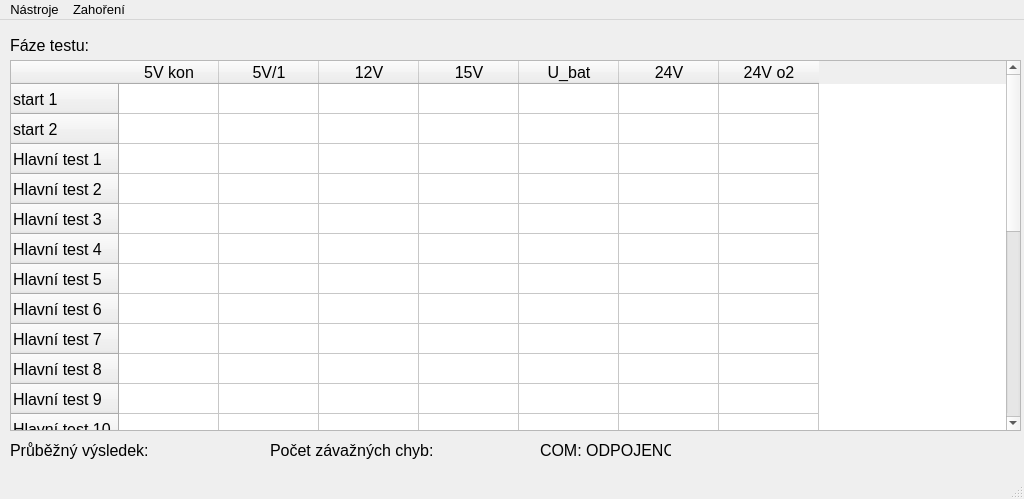
<?xml version="1.0" encoding="UTF-8"?>
<ui version="4.0">
 <class>MainWindow</class>
 <widget class="QMainWindow" name="MainWindow">
  <property name="geometry">
   <rect>
    <x>0</x>
    <y>0</y>
    <width>1024</width>
    <height>499</height>
   </rect>
  </property>
  <property name="sizePolicy">
   <sizepolicy hsizetype="Fixed" vsizetype="Fixed">
    <horstretch>0</horstretch>
    <verstretch>0</verstretch>
   </sizepolicy>
  </property>
  <property name="font">
   <font>
    <pointsize>12</pointsize>
   </font>
  </property>
  <property name="windowTitle">
   <string>MainWindow</string>
  </property>
  <property name="animated">
   <bool>true</bool>
  </property>
  <widget class="QWidget" name="centralwidget">
   <widget class="QTableWidget" name="resultTable">
    <property name="geometry">
     <rect>
      <x>10</x>
      <y>40</y>
      <width>1011</width>
      <height>371</height>
     </rect>
    </property>
    <property name="cursor" stdset="0">
     <cursorShape>ArrowCursor</cursorShape>
    </property>
    <property name="showGrid">
     <bool>true</bool>
    </property>
    <property name="cornerButtonEnabled">
     <bool>true</bool>
    </property>
    <row>
     <property name="text">
      <string>start 1</string>
     </property>
    </row>
    <row>
     <property name="text">
      <string>start 2</string>
     </property>
    </row>
    <row>
     <property name="text">
      <string>Hlavní test 1</string>
     </property>
    </row>
    <row>
     <property name="text">
      <string>Hlavní test 2</string>
     </property>
    </row>
    <row>
     <property name="text">
      <string>Hlavní test 3</string>
     </property>
    </row>
    <row>
     <property name="text">
      <string>Hlavní test 4</string>
     </property>
    </row>
    <row>
     <property name="text">
      <string>Hlavní test 5</string>
     </property>
    </row>
    <row>
     <property name="text">
      <string>Hlavní test 6</string>
     </property>
    </row>
    <row>
     <property name="text">
      <string>Hlavní test 7</string>
     </property>
    </row>
    <row>
     <property name="text">
      <string>Hlavní test 8</string>
     </property>
    </row>
    <row>
     <property name="text">
      <string>Hlavní test 9</string>
     </property>
    </row>
    <row>
     <property name="text">
      <string>Hlavní test 10</string>
     </property>
    </row>
    <row>
     <property name="text">
      <string>Hlavní test 11</string>
     </property>
    </row>
    <row>
     <property name="text">
      <string>Hlavní test 12</string>
     </property>
    </row>
    <row>
     <property name="text">
      <string>Hlavní test 13</string>
     </property>
    </row>
    <row>
     <property name="text">
      <string>Hlavní test 14</string>
     </property>
    </row>
    <row>
     <property name="text">
      <string>Hlavní test 15</string>
     </property>
    </row>
    <row>
     <property name="text">
      <string>Hlavní test 16</string>
     </property>
    </row>
    <row>
     <property name="text">
      <string>Hlavní test 17</string>
     </property>
    </row>
    <row>
     <property name="text">
      <string>Hlavní test 18</string>
     </property>
    </row>
    <row>
     <property name="text">
      <string>baterie</string>
     </property>
    </row>
    <row>
     <property name="text">
      <string>Test baterie 1</string>
     </property>
    </row>
    <row>
     <property name="text">
      <string>Test baterie 2</string>
     </property>
    </row>
    <row>
     <property name="text">
      <string>Test baterie 3</string>
     </property>
    </row>
    <column>
     <property name="text">
      <string>5V kon</string>
     </property>
    </column>
    <column>
     <property name="text">
      <string>5V/1</string>
     </property>
    </column>
    <column>
     <property name="text">
      <string>12V</string>
     </property>
    </column>
    <column>
     <property name="text">
      <string>15V</string>
     </property>
    </column>
    <column>
     <property name="text">
      <string>U_bat</string>
     </property>
    </column>
    <column>
     <property name="text">
      <string>24V</string>
     </property>
    </column>
    <column>
     <property name="text">
      <string>24V o2</string>
     </property>
    </column>
    <item row="0" column="0">
     <property name="flags">
      <set>ItemIsSelectable|ItemIsDragEnabled|ItemIsDropEnabled|ItemIsUserCheckable|ItemIsEnabled</set>
     </property>
    </item>
    <item row="0" column="1">
     <property name="flags">
      <set>ItemIsSelectable|ItemIsDragEnabled|ItemIsDropEnabled|ItemIsUserCheckable|ItemIsEnabled</set>
     </property>
    </item>
    <item row="0" column="2">
     <property name="flags">
      <set>ItemIsSelectable|ItemIsDragEnabled|ItemIsDropEnabled|ItemIsUserCheckable|ItemIsEnabled</set>
     </property>
    </item>
    <item row="0" column="3">
     <property name="flags">
      <set>ItemIsSelectable|ItemIsDragEnabled|ItemIsDropEnabled|ItemIsUserCheckable|ItemIsEnabled</set>
     </property>
    </item>
    <item row="0" column="4">
     <property name="flags">
      <set>ItemIsSelectable|ItemIsDragEnabled|ItemIsDropEnabled|ItemIsUserCheckable|ItemIsEnabled</set>
     </property>
    </item>
    <item row="0" column="5">
     <property name="flags">
      <set>ItemIsSelectable|ItemIsDragEnabled|ItemIsDropEnabled|ItemIsUserCheckable|ItemIsEnabled</set>
     </property>
    </item>
    <item row="0" column="6">
     <property name="flags">
      <set>ItemIsSelectable|ItemIsDragEnabled|ItemIsDropEnabled|ItemIsUserCheckable|ItemIsEnabled</set>
     </property>
    </item>
    <item row="1" column="0">
     <property name="flags">
      <set>ItemIsSelectable|ItemIsDragEnabled|ItemIsDropEnabled|ItemIsUserCheckable|ItemIsEnabled</set>
     </property>
    </item>
    <item row="1" column="1">
     <property name="flags">
      <set>ItemIsSelectable|ItemIsDragEnabled|ItemIsDropEnabled|ItemIsUserCheckable|ItemIsEnabled</set>
     </property>
    </item>
    <item row="1" column="2">
     <property name="flags">
      <set>ItemIsSelectable|ItemIsDragEnabled|ItemIsDropEnabled|ItemIsUserCheckable|ItemIsEnabled</set>
     </property>
    </item>
    <item row="1" column="3">
     <property name="flags">
      <set>ItemIsSelectable|ItemIsDragEnabled|ItemIsDropEnabled|ItemIsUserCheckable|ItemIsEnabled</set>
     </property>
    </item>
    <item row="1" column="4">
     <property name="flags">
      <set>ItemIsSelectable|ItemIsDragEnabled|ItemIsDropEnabled|ItemIsUserCheckable|ItemIsEnabled</set>
     </property>
    </item>
    <item row="1" column="5">
     <property name="flags">
      <set>ItemIsSelectable|ItemIsDragEnabled|ItemIsDropEnabled|ItemIsUserCheckable|ItemIsEnabled</set>
     </property>
    </item>
    <item row="1" column="6">
     <property name="flags">
      <set>ItemIsSelectable|ItemIsDragEnabled|ItemIsDropEnabled|ItemIsUserCheckable|ItemIsEnabled</set>
     </property>
    </item>
    <item row="2" column="0">
     <property name="flags">
      <set>ItemIsSelectable|ItemIsDragEnabled|ItemIsDropEnabled|ItemIsUserCheckable|ItemIsEnabled</set>
     </property>
    </item>
    <item row="2" column="1">
     <property name="flags">
      <set>ItemIsSelectable|ItemIsDragEnabled|ItemIsDropEnabled|ItemIsUserCheckable|ItemIsEnabled</set>
     </property>
    </item>
    <item row="2" column="2">
     <property name="flags">
      <set>ItemIsSelectable|ItemIsDragEnabled|ItemIsDropEnabled|ItemIsUserCheckable|ItemIsEnabled</set>
     </property>
    </item>
    <item row="2" column="3">
     <property name="flags">
      <set>ItemIsSelectable|ItemIsDragEnabled|ItemIsDropEnabled|ItemIsUserCheckable|ItemIsEnabled</set>
     </property>
    </item>
    <item row="2" column="4">
     <property name="flags">
      <set>ItemIsSelectable|ItemIsDragEnabled|ItemIsDropEnabled|ItemIsUserCheckable|ItemIsEnabled</set>
     </property>
    </item>
    <item row="2" column="5">
     <property name="flags">
      <set>ItemIsSelectable|ItemIsDragEnabled|ItemIsDropEnabled|ItemIsUserCheckable|ItemIsEnabled</set>
     </property>
    </item>
    <item row="2" column="6">
     <property name="flags">
      <set>ItemIsSelectable|ItemIsDragEnabled|ItemIsDropEnabled|ItemIsUserCheckable|ItemIsEnabled</set>
     </property>
    </item>
    <item row="3" column="0">
     <property name="flags">
      <set>ItemIsSelectable|ItemIsDragEnabled|ItemIsDropEnabled|ItemIsUserCheckable|ItemIsEnabled</set>
     </property>
    </item>
    <item row="3" column="1">
     <property name="flags">
      <set>ItemIsSelectable|ItemIsDragEnabled|ItemIsDropEnabled|ItemIsUserCheckable|ItemIsEnabled</set>
     </property>
    </item>
    <item row="3" column="2">
     <property name="flags">
      <set>ItemIsSelectable|ItemIsDragEnabled|ItemIsDropEnabled|ItemIsUserCheckable|ItemIsEnabled</set>
     </property>
    </item>
    <item row="3" column="3">
     <property name="flags">
      <set>ItemIsSelectable|ItemIsDragEnabled|ItemIsDropEnabled|ItemIsUserCheckable|ItemIsEnabled</set>
     </property>
    </item>
    <item row="3" column="4">
     <property name="flags">
      <set>ItemIsSelectable|ItemIsDragEnabled|ItemIsDropEnabled|ItemIsUserCheckable|ItemIsEnabled</set>
     </property>
    </item>
    <item row="3" column="5">
     <property name="flags">
      <set>ItemIsSelectable|ItemIsDragEnabled|ItemIsDropEnabled|ItemIsUserCheckable|ItemIsEnabled</set>
     </property>
    </item>
    <item row="3" column="6">
     <property name="flags">
      <set>ItemIsSelectable|ItemIsDragEnabled|ItemIsDropEnabled|ItemIsUserCheckable|ItemIsEnabled</set>
     </property>
    </item>
    <item row="4" column="0">
     <property name="flags">
      <set>ItemIsSelectable|ItemIsDragEnabled|ItemIsDropEnabled|ItemIsUserCheckable|ItemIsEnabled</set>
     </property>
    </item>
    <item row="4" column="1">
     <property name="flags">
      <set>ItemIsSelectable|ItemIsDragEnabled|ItemIsDropEnabled|ItemIsUserCheckable|ItemIsEnabled</set>
     </property>
    </item>
    <item row="4" column="2">
     <property name="flags">
      <set>ItemIsSelectable|ItemIsDragEnabled|ItemIsDropEnabled|ItemIsUserCheckable|ItemIsEnabled</set>
     </property>
    </item>
    <item row="4" column="3">
     <property name="flags">
      <set>ItemIsSelectable|ItemIsDragEnabled|ItemIsDropEnabled|ItemIsUserCheckable|ItemIsEnabled</set>
     </property>
    </item>
    <item row="4" column="4">
     <property name="flags">
      <set>ItemIsSelectable|ItemIsDragEnabled|ItemIsDropEnabled|ItemIsUserCheckable|ItemIsEnabled</set>
     </property>
    </item>
    <item row="4" column="5">
     <property name="flags">
      <set>ItemIsSelectable|ItemIsDragEnabled|ItemIsDropEnabled|ItemIsUserCheckable|ItemIsEnabled</set>
     </property>
    </item>
    <item row="4" column="6">
     <property name="flags">
      <set>ItemIsSelectable|ItemIsDragEnabled|ItemIsDropEnabled|ItemIsUserCheckable|ItemIsEnabled</set>
     </property>
    </item>
    <item row="5" column="0">
     <property name="flags">
      <set>ItemIsSelectable|ItemIsDragEnabled|ItemIsDropEnabled|ItemIsUserCheckable|ItemIsEnabled</set>
     </property>
    </item>
    <item row="5" column="1">
     <property name="flags">
      <set>ItemIsSelectable|ItemIsDragEnabled|ItemIsDropEnabled|ItemIsUserCheckable|ItemIsEnabled</set>
     </property>
    </item>
    <item row="5" column="2">
     <property name="flags">
      <set>ItemIsSelectable|ItemIsDragEnabled|ItemIsDropEnabled|ItemIsUserCheckable|ItemIsEnabled</set>
     </property>
    </item>
    <item row="5" column="3">
     <property name="flags">
      <set>ItemIsSelectable|ItemIsDragEnabled|ItemIsDropEnabled|ItemIsUserCheckable|ItemIsEnabled</set>
     </property>
    </item>
    <item row="5" column="4">
     <property name="flags">
      <set>ItemIsSelectable|ItemIsDragEnabled|ItemIsDropEnabled|ItemIsUserCheckable|ItemIsEnabled</set>
     </property>
    </item>
    <item row="5" column="5">
     <property name="flags">
      <set>ItemIsSelectable|ItemIsDragEnabled|ItemIsDropEnabled|ItemIsUserCheckable|ItemIsEnabled</set>
     </property>
    </item>
    <item row="5" column="6">
     <property name="flags">
      <set>ItemIsSelectable|ItemIsDragEnabled|ItemIsDropEnabled|ItemIsUserCheckable|ItemIsEnabled</set>
     </property>
    </item>
    <item row="6" column="0">
     <property name="flags">
      <set>ItemIsSelectable|ItemIsDragEnabled|ItemIsDropEnabled|ItemIsUserCheckable|ItemIsEnabled</set>
     </property>
    </item>
    <item row="6" column="1">
     <property name="flags">
      <set>ItemIsSelectable|ItemIsDragEnabled|ItemIsDropEnabled|ItemIsUserCheckable|ItemIsEnabled</set>
     </property>
    </item>
    <item row="6" column="2">
     <property name="flags">
      <set>ItemIsSelectable|ItemIsDragEnabled|ItemIsDropEnabled|ItemIsUserCheckable|ItemIsEnabled</set>
     </property>
    </item>
    <item row="6" column="3">
     <property name="flags">
      <set>ItemIsSelectable|ItemIsDragEnabled|ItemIsDropEnabled|ItemIsUserCheckable|ItemIsEnabled</set>
     </property>
    </item>
    <item row="6" column="4">
     <property name="flags">
      <set>ItemIsSelectable|ItemIsDragEnabled|ItemIsDropEnabled|ItemIsUserCheckable|ItemIsEnabled</set>
     </property>
    </item>
    <item row="6" column="5">
     <property name="flags">
      <set>ItemIsSelectable|ItemIsDragEnabled|ItemIsDropEnabled|ItemIsUserCheckable|ItemIsEnabled</set>
     </property>
    </item>
    <item row="6" column="6">
     <property name="flags">
      <set>ItemIsSelectable|ItemIsDragEnabled|ItemIsDropEnabled|ItemIsUserCheckable|ItemIsEnabled</set>
     </property>
    </item>
    <item row="7" column="0">
     <property name="flags">
      <set>ItemIsSelectable|ItemIsDragEnabled|ItemIsDropEnabled|ItemIsUserCheckable|ItemIsEnabled</set>
     </property>
    </item>
    <item row="7" column="1">
     <property name="flags">
      <set>ItemIsSelectable|ItemIsDragEnabled|ItemIsDropEnabled|ItemIsUserCheckable|ItemIsEnabled</set>
     </property>
    </item>
    <item row="7" column="2">
     <property name="flags">
      <set>ItemIsSelectable|ItemIsDragEnabled|ItemIsDropEnabled|ItemIsUserCheckable|ItemIsEnabled</set>
     </property>
    </item>
    <item row="7" column="3">
     <property name="flags">
      <set>ItemIsSelectable|ItemIsDragEnabled|ItemIsDropEnabled|ItemIsUserCheckable|ItemIsEnabled</set>
     </property>
    </item>
    <item row="7" column="4">
     <property name="flags">
      <set>ItemIsSelectable|ItemIsDragEnabled|ItemIsDropEnabled|ItemIsUserCheckable|ItemIsEnabled</set>
     </property>
    </item>
    <item row="7" column="5">
     <property name="flags">
      <set>ItemIsSelectable|ItemIsDragEnabled|ItemIsDropEnabled|ItemIsUserCheckable|ItemIsEnabled</set>
     </property>
    </item>
    <item row="7" column="6">
     <property name="flags">
      <set>ItemIsSelectable|ItemIsDragEnabled|ItemIsDropEnabled|ItemIsUserCheckable|ItemIsEnabled</set>
     </property>
    </item>
    <item row="8" column="0">
     <property name="flags">
      <set>ItemIsSelectable|ItemIsDragEnabled|ItemIsDropEnabled|ItemIsUserCheckable|ItemIsEnabled</set>
     </property>
    </item>
    <item row="8" column="1">
     <property name="flags">
      <set>ItemIsSelectable|ItemIsDragEnabled|ItemIsDropEnabled|ItemIsUserCheckable|ItemIsEnabled</set>
     </property>
    </item>
    <item row="8" column="2">
     <property name="flags">
      <set>ItemIsSelectable|ItemIsDragEnabled|ItemIsDropEnabled|ItemIsUserCheckable|ItemIsEnabled</set>
     </property>
    </item>
    <item row="8" column="3">
     <property name="flags">
      <set>ItemIsSelectable|ItemIsDragEnabled|ItemIsDropEnabled|ItemIsUserCheckable|ItemIsEnabled</set>
     </property>
    </item>
    <item row="8" column="4">
     <property name="flags">
      <set>ItemIsSelectable|ItemIsDragEnabled|ItemIsDropEnabled|ItemIsUserCheckable|ItemIsEnabled</set>
     </property>
    </item>
    <item row="8" column="5">
     <property name="flags">
      <set>ItemIsSelectable|ItemIsDragEnabled|ItemIsDropEnabled|ItemIsUserCheckable|ItemIsEnabled</set>
     </property>
    </item>
    <item row="8" column="6">
     <property name="flags">
      <set>ItemIsSelectable|ItemIsDragEnabled|ItemIsDropEnabled|ItemIsUserCheckable|ItemIsEnabled</set>
     </property>
    </item>
    <item row="9" column="0">
     <property name="flags">
      <set>ItemIsSelectable|ItemIsDragEnabled|ItemIsDropEnabled|ItemIsUserCheckable|ItemIsEnabled</set>
     </property>
    </item>
    <item row="9" column="1">
     <property name="flags">
      <set>ItemIsSelectable|ItemIsDragEnabled|ItemIsDropEnabled|ItemIsUserCheckable|ItemIsEnabled</set>
     </property>
    </item>
    <item row="9" column="2">
     <property name="flags">
      <set>ItemIsSelectable|ItemIsDragEnabled|ItemIsDropEnabled|ItemIsUserCheckable|ItemIsEnabled</set>
     </property>
    </item>
    <item row="9" column="3">
     <property name="flags">
      <set>ItemIsSelectable|ItemIsDragEnabled|ItemIsDropEnabled|ItemIsUserCheckable|ItemIsEnabled</set>
     </property>
    </item>
    <item row="9" column="4">
     <property name="flags">
      <set>ItemIsSelectable|ItemIsDragEnabled|ItemIsDropEnabled|ItemIsUserCheckable|ItemIsEnabled</set>
     </property>
    </item>
    <item row="9" column="5">
     <property name="flags">
      <set>ItemIsSelectable|ItemIsDragEnabled|ItemIsDropEnabled|ItemIsUserCheckable|ItemIsEnabled</set>
     </property>
    </item>
    <item row="9" column="6">
     <property name="flags">
      <set>ItemIsSelectable|ItemIsDragEnabled|ItemIsDropEnabled|ItemIsUserCheckable|ItemIsEnabled</set>
     </property>
    </item>
    <item row="10" column="0">
     <property name="flags">
      <set>ItemIsSelectable|ItemIsDragEnabled|ItemIsDropEnabled|ItemIsUserCheckable|ItemIsEnabled</set>
     </property>
    </item>
    <item row="10" column="1">
     <property name="flags">
      <set>ItemIsSelectable|ItemIsDragEnabled|ItemIsDropEnabled|ItemIsUserCheckable|ItemIsEnabled</set>
     </property>
    </item>
    <item row="10" column="2">
     <property name="flags">
      <set>ItemIsSelectable|ItemIsDragEnabled|ItemIsDropEnabled|ItemIsUserCheckable|ItemIsEnabled</set>
     </property>
    </item>
    <item row="10" column="3">
     <property name="flags">
      <set>ItemIsSelectable|ItemIsDragEnabled|ItemIsDropEnabled|ItemIsUserCheckable|ItemIsEnabled</set>
     </property>
    </item>
    <item row="10" column="4">
     <property name="flags">
      <set>ItemIsSelectable|ItemIsDragEnabled|ItemIsDropEnabled|ItemIsUserCheckable|ItemIsEnabled</set>
     </property>
    </item>
    <item row="10" column="5">
     <property name="flags">
      <set>ItemIsSelectable|ItemIsDragEnabled|ItemIsDropEnabled|ItemIsUserCheckable|ItemIsEnabled</set>
     </property>
    </item>
    <item row="10" column="6">
     <property name="flags">
      <set>ItemIsSelectable|ItemIsDragEnabled|ItemIsDropEnabled|ItemIsUserCheckable|ItemIsEnabled</set>
     </property>
    </item>
    <item row="11" column="0">
     <property name="flags">
      <set>ItemIsSelectable|ItemIsDragEnabled|ItemIsDropEnabled|ItemIsUserCheckable|ItemIsEnabled</set>
     </property>
    </item>
    <item row="11" column="1">
     <property name="flags">
      <set>ItemIsSelectable|ItemIsDragEnabled|ItemIsDropEnabled|ItemIsUserCheckable|ItemIsEnabled</set>
     </property>
    </item>
    <item row="11" column="2">
     <property name="flags">
      <set>ItemIsSelectable|ItemIsDragEnabled|ItemIsDropEnabled|ItemIsUserCheckable|ItemIsEnabled</set>
     </property>
    </item>
    <item row="11" column="3">
     <property name="flags">
      <set>ItemIsSelectable|ItemIsDragEnabled|ItemIsDropEnabled|ItemIsUserCheckable|ItemIsEnabled</set>
     </property>
    </item>
    <item row="11" column="4">
     <property name="flags">
      <set>ItemIsSelectable|ItemIsDragEnabled|ItemIsDropEnabled|ItemIsUserCheckable|ItemIsEnabled</set>
     </property>
    </item>
    <item row="11" column="5">
     <property name="flags">
      <set>ItemIsSelectable|ItemIsDragEnabled|ItemIsDropEnabled|ItemIsUserCheckable|ItemIsEnabled</set>
     </property>
    </item>
    <item row="11" column="6">
     <property name="flags">
      <set>ItemIsSelectable|ItemIsDragEnabled|ItemIsDropEnabled|ItemIsUserCheckable|ItemIsEnabled</set>
     </property>
    </item>
    <item row="12" column="0">
     <property name="flags">
      <set>ItemIsSelectable|ItemIsDragEnabled|ItemIsDropEnabled|ItemIsUserCheckable|ItemIsEnabled</set>
     </property>
    </item>
    <item row="12" column="1">
     <property name="flags">
      <set>ItemIsSelectable|ItemIsDragEnabled|ItemIsDropEnabled|ItemIsUserCheckable|ItemIsEnabled</set>
     </property>
    </item>
    <item row="12" column="2">
     <property name="flags">
      <set>ItemIsSelectable|ItemIsDragEnabled|ItemIsDropEnabled|ItemIsUserCheckable|ItemIsEnabled</set>
     </property>
    </item>
    <item row="12" column="3">
     <property name="flags">
      <set>ItemIsSelectable|ItemIsDragEnabled|ItemIsDropEnabled|ItemIsUserCheckable|ItemIsEnabled</set>
     </property>
    </item>
    <item row="12" column="4">
     <property name="flags">
      <set>ItemIsSelectable|ItemIsDragEnabled|ItemIsDropEnabled|ItemIsUserCheckable|ItemIsEnabled</set>
     </property>
    </item>
    <item row="12" column="5">
     <property name="flags">
      <set>ItemIsSelectable|ItemIsDragEnabled|ItemIsDropEnabled|ItemIsUserCheckable|ItemIsEnabled</set>
     </property>
    </item>
    <item row="12" column="6">
     <property name="flags">
      <set>ItemIsSelectable|ItemIsDragEnabled|ItemIsDropEnabled|ItemIsUserCheckable|ItemIsEnabled</set>
     </property>
    </item>
    <item row="13" column="0">
     <property name="flags">
      <set>ItemIsSelectable|ItemIsDragEnabled|ItemIsDropEnabled|ItemIsUserCheckable|ItemIsEnabled</set>
     </property>
    </item>
    <item row="13" column="1">
     <property name="flags">
      <set>ItemIsSelectable|ItemIsDragEnabled|ItemIsDropEnabled|ItemIsUserCheckable|ItemIsEnabled</set>
     </property>
    </item>
    <item row="13" column="2">
     <property name="flags">
      <set>ItemIsSelectable|ItemIsDragEnabled|ItemIsDropEnabled|ItemIsUserCheckable|ItemIsEnabled</set>
     </property>
    </item>
    <item row="13" column="3">
     <property name="flags">
      <set>ItemIsSelectable|ItemIsDragEnabled|ItemIsDropEnabled|ItemIsUserCheckable|ItemIsEnabled</set>
     </property>
    </item>
    <item row="13" column="4">
     <property name="flags">
      <set>ItemIsSelectable|ItemIsDragEnabled|ItemIsDropEnabled|ItemIsUserCheckable|ItemIsEnabled</set>
     </property>
    </item>
    <item row="13" column="5">
     <property name="flags">
      <set>ItemIsSelectable|ItemIsDragEnabled|ItemIsDropEnabled|ItemIsUserCheckable|ItemIsEnabled</set>
     </property>
    </item>
    <item row="13" column="6">
     <property name="flags">
      <set>ItemIsSelectable|ItemIsDragEnabled|ItemIsDropEnabled|ItemIsUserCheckable|ItemIsEnabled</set>
     </property>
    </item>
    <item row="14" column="0">
     <property name="flags">
      <set>ItemIsSelectable|ItemIsDragEnabled|ItemIsDropEnabled|ItemIsUserCheckable|ItemIsEnabled</set>
     </property>
    </item>
    <item row="14" column="1">
     <property name="flags">
      <set>ItemIsSelectable|ItemIsDragEnabled|ItemIsDropEnabled|ItemIsUserCheckable|ItemIsEnabled</set>
     </property>
    </item>
    <item row="14" column="2">
     <property name="flags">
      <set>ItemIsSelectable|ItemIsDragEnabled|ItemIsDropEnabled|ItemIsUserCheckable|ItemIsEnabled</set>
     </property>
    </item>
    <item row="14" column="3">
     <property name="flags">
      <set>ItemIsSelectable|ItemIsDragEnabled|ItemIsDropEnabled|ItemIsUserCheckable|ItemIsEnabled</set>
     </property>
    </item>
    <item row="14" column="4">
     <property name="flags">
      <set>ItemIsSelectable|ItemIsDragEnabled|ItemIsDropEnabled|ItemIsUserCheckable|ItemIsEnabled</set>
     </property>
    </item>
    <item row="14" column="5">
     <property name="flags">
      <set>ItemIsSelectable|ItemIsDragEnabled|ItemIsDropEnabled|ItemIsUserCheckable|ItemIsEnabled</set>
     </property>
    </item>
    <item row="14" column="6">
     <property name="flags">
      <set>ItemIsSelectable|ItemIsDragEnabled|ItemIsDropEnabled|ItemIsUserCheckable|ItemIsEnabled</set>
     </property>
    </item>
    <item row="15" column="0">
     <property name="flags">
      <set>ItemIsSelectable|ItemIsDragEnabled|ItemIsDropEnabled|ItemIsUserCheckable|ItemIsEnabled</set>
     </property>
    </item>
    <item row="15" column="1">
     <property name="flags">
      <set>ItemIsSelectable|ItemIsDragEnabled|ItemIsDropEnabled|ItemIsUserCheckable|ItemIsEnabled</set>
     </property>
    </item>
    <item row="15" column="2">
     <property name="flags">
      <set>ItemIsSelectable|ItemIsDragEnabled|ItemIsDropEnabled|ItemIsUserCheckable|ItemIsEnabled</set>
     </property>
    </item>
    <item row="15" column="3">
     <property name="flags">
      <set>ItemIsSelectable|ItemIsDragEnabled|ItemIsDropEnabled|ItemIsUserCheckable|ItemIsEnabled</set>
     </property>
    </item>
    <item row="15" column="4">
     <property name="flags">
      <set>ItemIsSelectable|ItemIsDragEnabled|ItemIsDropEnabled|ItemIsUserCheckable|ItemIsEnabled</set>
     </property>
    </item>
    <item row="15" column="5">
     <property name="flags">
      <set>ItemIsSelectable|ItemIsDragEnabled|ItemIsDropEnabled|ItemIsUserCheckable|ItemIsEnabled</set>
     </property>
    </item>
    <item row="15" column="6">
     <property name="flags">
      <set>ItemIsSelectable|ItemIsDragEnabled|ItemIsDropEnabled|ItemIsUserCheckable|ItemIsEnabled</set>
     </property>
    </item>
    <item row="16" column="0">
     <property name="flags">
      <set>ItemIsSelectable|ItemIsDragEnabled|ItemIsDropEnabled|ItemIsUserCheckable|ItemIsEnabled</set>
     </property>
    </item>
    <item row="16" column="1">
     <property name="flags">
      <set>ItemIsSelectable|ItemIsDragEnabled|ItemIsDropEnabled|ItemIsUserCheckable|ItemIsEnabled</set>
     </property>
    </item>
    <item row="16" column="2">
     <property name="flags">
      <set>ItemIsSelectable|ItemIsDragEnabled|ItemIsDropEnabled|ItemIsUserCheckable|ItemIsEnabled</set>
     </property>
    </item>
    <item row="16" column="3">
     <property name="flags">
      <set>ItemIsSelectable|ItemIsDragEnabled|ItemIsDropEnabled|ItemIsUserCheckable|ItemIsEnabled</set>
     </property>
    </item>
    <item row="16" column="4">
     <property name="flags">
      <set>ItemIsSelectable|ItemIsDragEnabled|ItemIsDropEnabled|ItemIsUserCheckable|ItemIsEnabled</set>
     </property>
    </item>
    <item row="16" column="5">
     <property name="flags">
      <set>ItemIsSelectable|ItemIsDragEnabled|ItemIsDropEnabled|ItemIsUserCheckable|ItemIsEnabled</set>
     </property>
    </item>
    <item row="16" column="6">
     <property name="flags">
      <set>ItemIsSelectable|ItemIsDragEnabled|ItemIsDropEnabled|ItemIsUserCheckable|ItemIsEnabled</set>
     </property>
    </item>
    <item row="17" column="0">
     <property name="flags">
      <set>ItemIsSelectable|ItemIsDragEnabled|ItemIsDropEnabled|ItemIsUserCheckable|ItemIsEnabled</set>
     </property>
    </item>
    <item row="17" column="1">
     <property name="flags">
      <set>ItemIsSelectable|ItemIsDragEnabled|ItemIsDropEnabled|ItemIsUserCheckable|ItemIsEnabled</set>
     </property>
    </item>
    <item row="17" column="2">
     <property name="flags">
      <set>ItemIsSelectable|ItemIsDragEnabled|ItemIsDropEnabled|ItemIsUserCheckable|ItemIsEnabled</set>
     </property>
    </item>
    <item row="17" column="3">
     <property name="flags">
      <set>ItemIsSelectable|ItemIsDragEnabled|ItemIsDropEnabled|ItemIsUserCheckable|ItemIsEnabled</set>
     </property>
    </item>
    <item row="17" column="4">
     <property name="flags">
      <set>ItemIsSelectable|ItemIsDragEnabled|ItemIsDropEnabled|ItemIsUserCheckable|ItemIsEnabled</set>
     </property>
    </item>
    <item row="17" column="5">
     <property name="flags">
      <set>ItemIsSelectable|ItemIsDragEnabled|ItemIsDropEnabled|ItemIsUserCheckable|ItemIsEnabled</set>
     </property>
    </item>
    <item row="17" column="6">
     <property name="flags">
      <set>ItemIsSelectable|ItemIsDragEnabled|ItemIsDropEnabled|ItemIsUserCheckable|ItemIsEnabled</set>
     </property>
    </item>
    <item row="18" column="0">
     <property name="flags">
      <set>ItemIsSelectable|ItemIsDragEnabled|ItemIsDropEnabled|ItemIsUserCheckable|ItemIsEnabled</set>
     </property>
    </item>
    <item row="18" column="1">
     <property name="flags">
      <set>ItemIsSelectable|ItemIsDragEnabled|ItemIsDropEnabled|ItemIsUserCheckable|ItemIsEnabled</set>
     </property>
    </item>
    <item row="18" column="2">
     <property name="flags">
      <set>ItemIsSelectable|ItemIsDragEnabled|ItemIsDropEnabled|ItemIsUserCheckable|ItemIsEnabled</set>
     </property>
    </item>
    <item row="18" column="3">
     <property name="flags">
      <set>ItemIsSelectable|ItemIsDragEnabled|ItemIsDropEnabled|ItemIsUserCheckable|ItemIsEnabled</set>
     </property>
    </item>
    <item row="18" column="4">
     <property name="flags">
      <set>ItemIsSelectable|ItemIsDragEnabled|ItemIsDropEnabled|ItemIsUserCheckable|ItemIsEnabled</set>
     </property>
    </item>
    <item row="18" column="5">
     <property name="flags">
      <set>ItemIsSelectable|ItemIsDragEnabled|ItemIsDropEnabled|ItemIsUserCheckable|ItemIsEnabled</set>
     </property>
    </item>
    <item row="18" column="6">
     <property name="flags">
      <set>ItemIsSelectable|ItemIsDragEnabled|ItemIsDropEnabled|ItemIsUserCheckable|ItemIsEnabled</set>
     </property>
    </item>
    <item row="19" column="0">
     <property name="flags">
      <set>ItemIsSelectable|ItemIsDragEnabled|ItemIsDropEnabled|ItemIsUserCheckable|ItemIsEnabled</set>
     </property>
    </item>
    <item row="19" column="1">
     <property name="flags">
      <set>ItemIsSelectable|ItemIsDragEnabled|ItemIsDropEnabled|ItemIsUserCheckable|ItemIsEnabled</set>
     </property>
    </item>
    <item row="19" column="2">
     <property name="flags">
      <set>ItemIsSelectable|ItemIsDragEnabled|ItemIsDropEnabled|ItemIsUserCheckable|ItemIsEnabled</set>
     </property>
    </item>
    <item row="19" column="3">
     <property name="flags">
      <set>ItemIsSelectable|ItemIsDragEnabled|ItemIsDropEnabled|ItemIsUserCheckable|ItemIsEnabled</set>
     </property>
    </item>
    <item row="19" column="4">
     <property name="flags">
      <set>ItemIsSelectable|ItemIsDragEnabled|ItemIsDropEnabled|ItemIsUserCheckable|ItemIsEnabled</set>
     </property>
    </item>
    <item row="19" column="5">
     <property name="flags">
      <set>ItemIsSelectable|ItemIsDragEnabled|ItemIsDropEnabled|ItemIsUserCheckable|ItemIsEnabled</set>
     </property>
    </item>
    <item row="19" column="6">
     <property name="flags">
      <set>ItemIsSelectable|ItemIsDragEnabled|ItemIsDropEnabled|ItemIsUserCheckable|ItemIsEnabled</set>
     </property>
    </item>
    <item row="20" column="0">
     <property name="flags">
      <set>ItemIsSelectable|ItemIsDragEnabled|ItemIsDropEnabled|ItemIsUserCheckable|ItemIsEnabled</set>
     </property>
    </item>
    <item row="20" column="1">
     <property name="flags">
      <set>ItemIsSelectable|ItemIsDragEnabled|ItemIsDropEnabled|ItemIsUserCheckable|ItemIsEnabled</set>
     </property>
    </item>
    <item row="20" column="2">
     <property name="flags">
      <set>ItemIsSelectable|ItemIsDragEnabled|ItemIsDropEnabled|ItemIsUserCheckable|ItemIsEnabled</set>
     </property>
    </item>
    <item row="20" column="3">
     <property name="flags">
      <set>ItemIsSelectable|ItemIsDragEnabled|ItemIsDropEnabled|ItemIsUserCheckable|ItemIsEnabled</set>
     </property>
    </item>
    <item row="20" column="4">
     <property name="flags">
      <set>ItemIsSelectable|ItemIsDragEnabled|ItemIsDropEnabled|ItemIsUserCheckable|ItemIsEnabled</set>
     </property>
    </item>
    <item row="20" column="5">
     <property name="flags">
      <set>ItemIsSelectable|ItemIsDragEnabled|ItemIsDropEnabled|ItemIsUserCheckable|ItemIsEnabled</set>
     </property>
    </item>
    <item row="20" column="6">
     <property name="flags">
      <set>ItemIsSelectable|ItemIsDragEnabled|ItemIsDropEnabled|ItemIsUserCheckable|ItemIsEnabled</set>
     </property>
    </item>
    <item row="21" column="0">
     <property name="flags">
      <set>ItemIsSelectable|ItemIsDragEnabled|ItemIsDropEnabled|ItemIsUserCheckable|ItemIsEnabled</set>
     </property>
    </item>
    <item row="21" column="1">
     <property name="flags">
      <set>ItemIsSelectable|ItemIsDragEnabled|ItemIsDropEnabled|ItemIsUserCheckable|ItemIsEnabled</set>
     </property>
    </item>
    <item row="21" column="2">
     <property name="flags">
      <set>ItemIsSelectable|ItemIsDragEnabled|ItemIsDropEnabled|ItemIsUserCheckable|ItemIsEnabled</set>
     </property>
    </item>
    <item row="21" column="3">
     <property name="flags">
      <set>ItemIsSelectable|ItemIsDragEnabled|ItemIsDropEnabled|ItemIsUserCheckable|ItemIsEnabled</set>
     </property>
    </item>
    <item row="21" column="4">
     <property name="flags">
      <set>ItemIsSelectable|ItemIsDragEnabled|ItemIsDropEnabled|ItemIsUserCheckable|ItemIsEnabled</set>
     </property>
    </item>
    <item row="21" column="5">
     <property name="flags">
      <set>ItemIsSelectable|ItemIsDragEnabled|ItemIsDropEnabled|ItemIsUserCheckable|ItemIsEnabled</set>
     </property>
    </item>
    <item row="21" column="6">
     <property name="flags">
      <set>ItemIsSelectable|ItemIsDragEnabled|ItemIsDropEnabled|ItemIsUserCheckable|ItemIsEnabled</set>
     </property>
    </item>
    <item row="22" column="0">
     <property name="flags">
      <set>ItemIsSelectable|ItemIsDragEnabled|ItemIsDropEnabled|ItemIsUserCheckable|ItemIsEnabled</set>
     </property>
    </item>
    <item row="22" column="1">
     <property name="flags">
      <set>ItemIsSelectable|ItemIsDragEnabled|ItemIsDropEnabled|ItemIsUserCheckable|ItemIsEnabled</set>
     </property>
    </item>
    <item row="22" column="2">
     <property name="flags">
      <set>ItemIsSelectable|ItemIsDragEnabled|ItemIsDropEnabled|ItemIsUserCheckable|ItemIsEnabled</set>
     </property>
    </item>
    <item row="22" column="3">
     <property name="flags">
      <set>ItemIsSelectable|ItemIsDragEnabled|ItemIsDropEnabled|ItemIsUserCheckable|ItemIsEnabled</set>
     </property>
    </item>
    <item row="22" column="4">
     <property name="flags">
      <set>ItemIsSelectable|ItemIsDragEnabled|ItemIsDropEnabled|ItemIsUserCheckable|ItemIsEnabled</set>
     </property>
    </item>
    <item row="22" column="5">
     <property name="flags">
      <set>ItemIsSelectable|ItemIsDragEnabled|ItemIsDropEnabled|ItemIsUserCheckable|ItemIsEnabled</set>
     </property>
    </item>
    <item row="22" column="6">
     <property name="flags">
      <set>ItemIsSelectable|ItemIsDragEnabled|ItemIsDropEnabled|ItemIsUserCheckable|ItemIsEnabled</set>
     </property>
    </item>
    <item row="23" column="0">
     <property name="flags">
      <set>ItemIsSelectable|ItemIsDragEnabled|ItemIsDropEnabled|ItemIsUserCheckable|ItemIsEnabled</set>
     </property>
    </item>
    <item row="23" column="1">
     <property name="flags">
      <set>ItemIsSelectable|ItemIsDragEnabled|ItemIsDropEnabled|ItemIsUserCheckable|ItemIsEnabled</set>
     </property>
    </item>
    <item row="23" column="2">
     <property name="flags">
      <set>ItemIsSelectable|ItemIsDragEnabled|ItemIsDropEnabled|ItemIsUserCheckable|ItemIsEnabled</set>
     </property>
    </item>
    <item row="23" column="3">
     <property name="flags">
      <set>ItemIsSelectable|ItemIsDragEnabled|ItemIsDropEnabled|ItemIsUserCheckable|ItemIsEnabled</set>
     </property>
    </item>
    <item row="23" column="4">
     <property name="flags">
      <set>ItemIsSelectable|ItemIsDragEnabled|ItemIsDropEnabled|ItemIsUserCheckable|ItemIsEnabled</set>
     </property>
    </item>
    <item row="23" column="5">
     <property name="flags">
      <set>ItemIsSelectable|ItemIsDragEnabled|ItemIsDropEnabled|ItemIsUserCheckable|ItemIsEnabled</set>
     </property>
    </item>
    <item row="23" column="6">
     <property name="flags">
      <set>ItemIsSelectable|ItemIsDragEnabled|ItemIsDropEnabled|ItemIsUserCheckable|ItemIsEnabled</set>
     </property>
    </item>
   </widget>
   <widget class="QLabel" name="testPhase">
    <property name="geometry">
     <rect>
      <x>10</x>
      <y>10</y>
      <width>481</width>
      <height>31</height>
     </rect>
    </property>
    <property name="text">
     <string>Fáze testu: </string>
    </property>
   </widget>
   <widget class="QLabel" name="actualResult">
    <property name="geometry">
     <rect>
      <x>10</x>
      <y>420</y>
      <width>251</width>
      <height>21</height>
     </rect>
    </property>
    <property name="text">
     <string>Průběžný výsledek:</string>
    </property>
   </widget>
   <widget class="QLabel" name="errorCount">
    <property name="geometry">
     <rect>
      <x>270</x>
      <y>420</y>
      <width>261</width>
      <height>21</height>
     </rect>
    </property>
    <property name="text">
     <string>Počet závažných chyb: </string>
    </property>
   </widget>
   <widget class="QLabel" name="COMconnected">
    <property name="geometry">
     <rect>
      <x>540</x>
      <y>420</y>
      <width>131</width>
      <height>21</height>
     </rect>
    </property>
    <property name="styleSheet">
     <string notr="true">color: rgb(0, 0, 0);
font: 12pt &quot;MS Shell Dlg 2&quot;;</string>
    </property>
    <property name="text">
     <string>COM: ODPOJENO</string>
    </property>
   </widget>
  </widget>
  <widget class="QStatusBar" name="statusbar">
   <property name="font">
    <font>
     <pointsize>8</pointsize>
    </font>
   </property>
  </widget>
  <widget class="QMenuBar" name="menubar">
   <property name="geometry">
    <rect>
     <x>0</x>
     <y>0</y>
     <width>1024</width>
     <height>22</height>
    </rect>
   </property>
   <property name="font">
    <font>
     <pointsize>10</pointsize>
    </font>
   </property>
   <widget class="QMenu" name="menuN_stroje">
    <property name="title">
     <string>Nástroje</string>
    </property>
    <widget class="QMenu" name="menuCOM">
     <property name="title">
      <string>COM</string>
     </property>
     <addaction name="actionX"/>
     <addaction name="separator"/>
     <addaction name="actionOdpojit_port"/>
    </widget>
    <addaction name="menuCOM"/>
    <addaction name="actionKalibrace"/>
   </widget>
   <widget class="QMenu" name="menuZaho_en">
    <property name="title">
     <string>Zahoření</string>
    </property>
    <addaction name="actionSpustit"/>
    <addaction name="actionZastavit"/>
    <addaction name="separator"/>
    <addaction name="actionZm_nit_meze"/>
   </widget>
   <addaction name="menuN_stroje"/>
   <addaction name="menuZaho_en"/>
  </widget>
  <action name="actionSpustit">
   <property name="text">
    <string>Spustit</string>
   </property>
  </action>
  <action name="actionZastavit">
   <property name="text">
    <string>Zastavit</string>
   </property>
  </action>
  <action name="actionZm_nit_meze">
   <property name="text">
    <string>Změnit meze</string>
   </property>
  </action>
  <action name="actionKalibrace">
   <property name="text">
    <string>Kalibrace</string>
   </property>
  </action>
  <action name="actionX">
   <property name="text">
    <string>x</string>
   </property>
  </action>
  <action name="actionOdpojit_port">
   <property name="text">
    <string>Odpojit port</string>
   </property>
  </action>
 </widget>
 <resources/>
 <connections/>
</ui>
